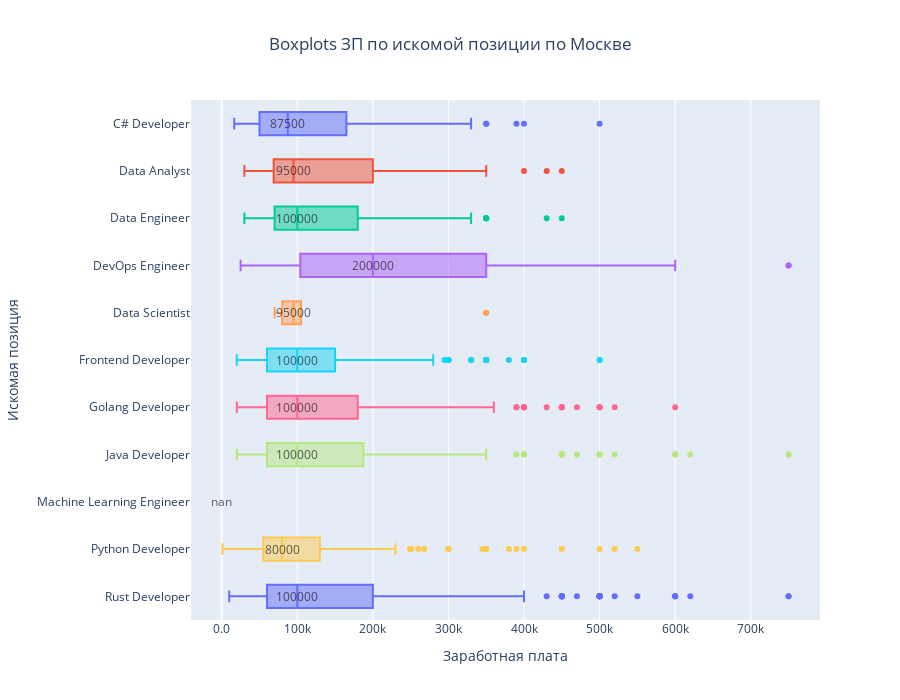

Notebook code cell kept with this figure:
### Code cell
fig = px.box(preprocessed_df[preprocessed_df["Город"] == "Москва"][["Искомая позиция", "ЗП"]], 
             x="ЗП", 
             y="Искомая позиция",
             title="Boxplots ЗП по искомой позиции по Москве",
             labels={"ЗП": "Заработная плата", "Искомая позиция": "Искомая позиция"},
             height=700,
             color="Искомая позиция")

fig.update_layout(
    xaxis=dict(
        tickformat='.2s',
        title="Заработная плата",
    ),
    yaxis_title="Искомая позиция",
    title_x=0.5,
    showlegend=False
)

for position in median_salary_moscow_by_positions['Искомая позиция']:
    median_value = median_salary_moscow_by_positions.loc[median_salary_by_positions['Искомая позиция'] == position, 'Медиана'].values[0]
    fig.add_annotation(
        x=median_value,
        y=position,
        text=f"{median_value:.0f}",
        showarrow=False,
        font=dict(color="black", size=12),
        opacity=0.6,
        align="center",
        # xshift=10,
    )

fig.show()

### Figure 1 — Plotly figure (JSON) as saved in the notebook; plotly's stock layout.template omitted (floating-point values rounded to 4 significant figures; data arrays with more than 128 entries replaced by an {"elided": "..."} marker saying what was removed)
{"data": [{"alignmentgroup": "True", "hovertemplate": "Искомая позиция=%{y}<br>Заработная плата=%{x}<extra></extra>", "legendgroup": "C# Developer", "marker": {"color": "#636efa"}, "name": "C# Developer", "notched": false, "offsetgroup": "C# Developer", "orientation": "h", "showlegend": true, "type": "box", "x": {"elided": "261 int values"}, "x0": " ", "xaxis": "x", "y": {"elided": "261 str values"}, "y0": " ", "yaxis": "y"}, {"alignmentgroup": "True", "hovertemplate": "Искомая позиция=%{y}<br>Заработная плата=%{x}<extra></extra>", "legendgroup": "Data Analyst", "marker": {"color": "#EF553B"}, "name": "Data Analyst", "notched": false, "offsetgroup": "Data Analyst", "orientation": "h", "showlegend": true, "type": "box", "x": {"elided": "174 int values"}, "x0": " ", "xaxis": "x", "y": {"elided": "174 str values"}, "y0": " ", "yaxis": "y"}, {"alignmentgroup": "True", "hovertemplate": "Искомая позиция=%{y}<br>Заработная плата=%{x}<extra></extra>", "legendgroup": "Data Engineer", "marker": {"color": "#00cc96"}, "name": "Data Engineer", "notched": false, "offsetgroup": "Data Engineer", "orientation": "h", "showlegend": true, "type": "box", "x": [110000, 80000, null, null, 105000, 70000, 100000, null, null, null, 350000, 110000, 80000, null, null, 105000, 70000, 100000, null, null, null, 350000, null, 450000, 80000, null, 100000, 150000, null, 80000, 220000, null, 45000, 350000, null, 85000, null, null, null, null, null, null, null, null, null, null, 430000, null, 180000, null, null, null, null, null, 50000, null, null, 105000, null, 350000, null, null, 70000, null, null, null, null, null, null, null, 200000, 140000, null, null, null, 67500, null, null, 180000, null, null, null, null, null, null, null, null, null, 50000, null, null, null, null, null, null, 330000, 50000, null, null, 80000, null, null, null, null, 60000, null, null, null, null, null, null, null, null, 90000, null, 30000, null, null, 160000, 60000, null, null, null], "x0": " ", "xaxis": "x", "y": ["Data Engineer", "Data Engineer", "Data Engineer", "Data Engineer", "Data Engineer", "Data Engineer", "Data Engineer", "Data Engineer", "Data Engineer", "Data Engineer", "Data Engineer", "Data Engineer", "Data Engineer", "Data Engineer", "Data Engineer", "Data Engineer", "Data Engineer", "Data Engineer", "Data Engineer", "Data Engineer", "Data Engineer", "Data Engineer", "Data Engineer", "Data Engineer", "Data Engineer", "Data Engineer", "Data Engineer", "Data Engineer", "Data Engineer", "Data Engineer", "Data Engineer", "Data Engineer", "Data Engineer", "Data Engineer", "Data Engineer", "Data Engineer", "Data Engineer", "Data Engineer", "Data Engineer", "Data Engineer", "Data Engineer", "Data Engineer", "Data Engineer", "Data Engineer", "Data Engineer", "Data Engineer", "Data Engineer", "Data Engineer", "Data Engineer", "Data Engineer", "Data Engineer", "Data Engineer", "Data Engineer", "Data Engineer", "Data Engineer", "Data Engineer", "Data Engineer", "Data Engineer", "Data Engineer", "Data Engineer", "Data Engineer", "Data Engineer", "Data Engineer", "Data Engineer", "Data Engineer", "Data Engineer", "Data Engineer", "Data Engineer", "Data Engineer", "Data Engineer", "Data Engineer", "Data Engineer", "Data Engineer", "Data Engineer", "Data Engineer", "Data Engineer", "Data Engineer", "Data Engineer", "Data Engineer", "Data Engineer", "Data Engineer", "Data Engineer", "Data Engineer", "Data Engineer", "Data Engineer", "Data Engineer", "Data Engineer", "Data Engineer", "Data Engineer", "Data Engineer", "Data Engineer", "Data Engineer", "Data Engineer", "Data Engineer", "Data Engineer", "Data Engineer", "Data Engineer", "Data Engineer", "Data Engineer", "Data Engineer", "Data Engineer", "Data Engineer", "Data Engineer", "Data Engineer", "Data Engineer", "Data Engineer", "Data Engineer", "Data Engineer", "Data Engineer", "Data Engineer", "Data Engineer", "Data Engineer", "Data Engineer", "Data Engineer", "Data Engineer", "Data Engineer", "Data Engineer", "Data Engineer", "Data Engineer", "Data Engineer", "Data Engineer", "Data Engineer", "Data Engineer"], "y0": " ", "yaxis": "y"}, {"alignmentgroup": "True", "hovertemplate": "Искомая позиция=%{y}<br>Заработная плата=%{x}<extra></extra>", "legendgroup": "DevOps Engineer", "marker": {"color": "#ab63fa"}, "name": "DevOps Engineer", "notched": false, "offsetgroup": "DevOps Engineer", "orientation": "h", "showlegend": true, "type": "box", "x": {"elided": "238 int values"}, "x0": " ", "xaxis": "x", "y": {"elided": "238 str values"}, "y0": " ", "yaxis": "y"}, {"alignmentgroup": "True", "hovertemplate": "Искомая позиция=%{y}<br>Заработная плата=%{x}<extra></extra>", "legendgroup": "Data Scientist", "marker": {"color": "#FFA15A"}, "name": "Data Scientist", "notched": false, "offsetgroup": "Data Scientist", "orientation": "h", "showlegend": true, "type": "box", "x": [80000, null, null, 90000, 105000, 70000, 100000, null, null, null, null, 350000, 80000, null, null, 90000, 105000, 70000, 100000, null, null, null, null, 350000], "x0": " ", "xaxis": "x", "y": ["Data Scientist", "Data Scientist", "Data Scientist", "Data Scientist", "Data Scientist", "Data Scientist", "Data Scientist", "Data Scientist", "Data Scientist", "Data Scientist", "Data Scientist", "Data Scientist", "Data Scientist", "Data Scientist", "Data Scientist", "Data Scientist", "Data Scientist", "Data Scientist", "Data Scientist", "Data Scientist", "Data Scientist", "Data Scientist", "Data Scientist", "Data Scientist"], "y0": " ", "yaxis": "y"}, {"alignmentgroup": "True", "hovertemplate": "Искомая позиция=%{y}<br>Заработная плата=%{x}<extra></extra>", "legendgroup": "Frontend Developer", "marker": {"color": "#19d3f3"}, "name": "Frontend Developer", "notched": false, "offsetgroup": "Frontend Developer", "orientation": "h", "showlegend": true, "type": "box", "x": {"elided": "702 int values"}, "x0": " ", "xaxis": "x", "y": {"elided": "702 str values"}, "y0": " ", "yaxis": "y"}, {"alignmentgroup": "True", "hovertemplate": "Искомая позиция=%{y}<br>Заработная плата=%{x}<extra></extra>", "legendgroup": "Golang Developer", "marker": {"color": "#FF6692"}, "name": "Golang Developer", "notched": false, "offsetgroup": "Golang Developer", "orientation": "h", "showlegend": true, "type": "box", "x": {"elided": "1054 int values"}, "x0": " ", "xaxis": "x", "y": {"elided": "1054 str values"}, "y0": " ", "yaxis": "y"}, {"alignmentgroup": "True", "hovertemplate": "Искомая позиция=%{y}<br>Заработная плата=%{x}<extra></extra>", "legendgroup": "Java Developer", "marker": {"color": "#B6E880"}, "name": "Java Developer", "notched": false, "offsetgroup": "Java Developer", "orientation": "h", "showlegend": true, "type": "box", "x": {"elided": "911 int values"}, "x0": " ", "xaxis": "x", "y": {"elided": "911 str values"}, "y0": " ", "yaxis": "y"}, {"alignmentgroup": "True", "hovertemplate": "Искомая позиция=%{y}<br>Заработная плата=%{x}<extra></extra>", "legendgroup": "Machine Learning Engineer", "marker": {"color": "#FF97FF"}, "name": "Machine Learning Engineer", "notched": false, "offsetgroup": "Machine Learning Engineer", "orientation": "h", "showlegend": true, "type": "box", "x": [null], "x0": " ", "xaxis": "x", "y": ["Machine Learning Engineer"], "y0": " ", "yaxis": "y"}, {"alignmentgroup": "True", "hovertemplate": "Искомая позиция=%{y}<br>Заработная плата=%{x}<extra></extra>", "legendgroup": "Python Developer", "marker": {"color": "#FECB52"}, "name": "Python Developer", "notched": false, "offsetgroup": "Python Developer", "orientation": "h", "showlegend": true, "type": "box", "x": {"elided": "959 int values"}, "x0": " ", "xaxis": "x", "y": {"elided": "959 str values"}, "y0": " ", "yaxis": "y"}, {"alignmentgroup": "True", "hovertemplate": "Искомая позиция=%{y}<br>Заработная плата=%{x}<extra></extra>", "legendgroup": "Rust Developer", "marker": {"color": "#636efa"}, "name": "Rust Developer", "notched": false, "offsetgroup": "Rust Developer", "orientation": "h", "showlegend": true, "type": "box", "x": {"elided": "927 int values"}, "x0": " ", "xaxis": "x", "y": {"elided": "927 str values"}, "y0": " ", "yaxis": "y"}], "layout": {"annotations": [{"align": "center", "font": {"color": "black", "size": 12}, "opacity": 0.6, "showarrow": false, "text": "87500", "x": 87500, "y": "C# Developer"}, {"align": "center", "font": {"color": "black", "size": 12}, "opacity": 0.6, "showarrow": false, "text": "95000", "x": 95000, "y": "Data Analyst"}, {"align": "center", "font": {"color": "black", "size": 12}, "opacity": 0.6, "showarrow": false, "text": "100000", "x": 100000, "y": "Data Engineer"}, {"align": "center", "font": {"color": "black", "size": 12}, "opacity": 0.6, "showarrow": false, "text": "95000", "x": 95000, "y": "Data Scientist"}, {"align": "center", "font": {"color": "black", "size": 12}, "opacity": 0.6, "showarrow": false, "text": "200000", "x": 200000, "y": "DevOps Engineer"}, {"align": "center", "font": {"color": "black", "size": 12}, "opacity": 0.6, "showarrow": false, "text": "100000", "x": 100000, "y": "Frontend Developer"}, {"align": "center", "font": {"color": "black", "size": 12}, "opacity": 0.6, "showarrow": false, "text": "100000", "x": 100000, "y": "Golang Developer"}, {"align": "center", "font": {"color": "black", "size": 12}, "opacity": 0.6, "showarrow": false, "text": "100000", "x": 100000, "y": "Java Developer"}, {"align": "center", "font": {"color": "black", "size": 12}, "opacity": 0.6, "showarrow": false, "text": "nan", "x": null, "y": "Machine Learning Engineer"}, {"align": "center", "font": {"color": "black", "size": 12}, "opacity": 0.6, "showarrow": false, "text": "80000", "x": 80000, "y": "Python Developer"}, {"align": "center", "font": {"color": "black", "size": 12}, "opacity": 0.6, "showarrow": false, "text": "100000", "x": 100000, "y": "Rust Developer"}], "boxmode": "overlay", "height": 700, "legend": {"title": {"text": "Искомая позиция"}, "tracegroupgap": 0}, "showlegend": false, "title": {"text": "Boxplots ЗП по искомой позиции по Москве", "x": 0.5}, "xaxis": {"anchor": "y", "domain": [0, 1], "tickformat": ".2s", "title": {"text": "Заработная плата"}}, "yaxis": {"anchor": "x", "categoryarray": ["Rust Developer", "Python Developer", "Machine Learning Engineer", "Java Developer", "Golang Developer", "Frontend Developer", "Data Scientist", "DevOps Engineer", "Data Engineer", "Data Analyst", "C# Developer"], "categoryorder": "array", "domain": [0, 1], "title": {"text": "Искомая позиция"}}}}
